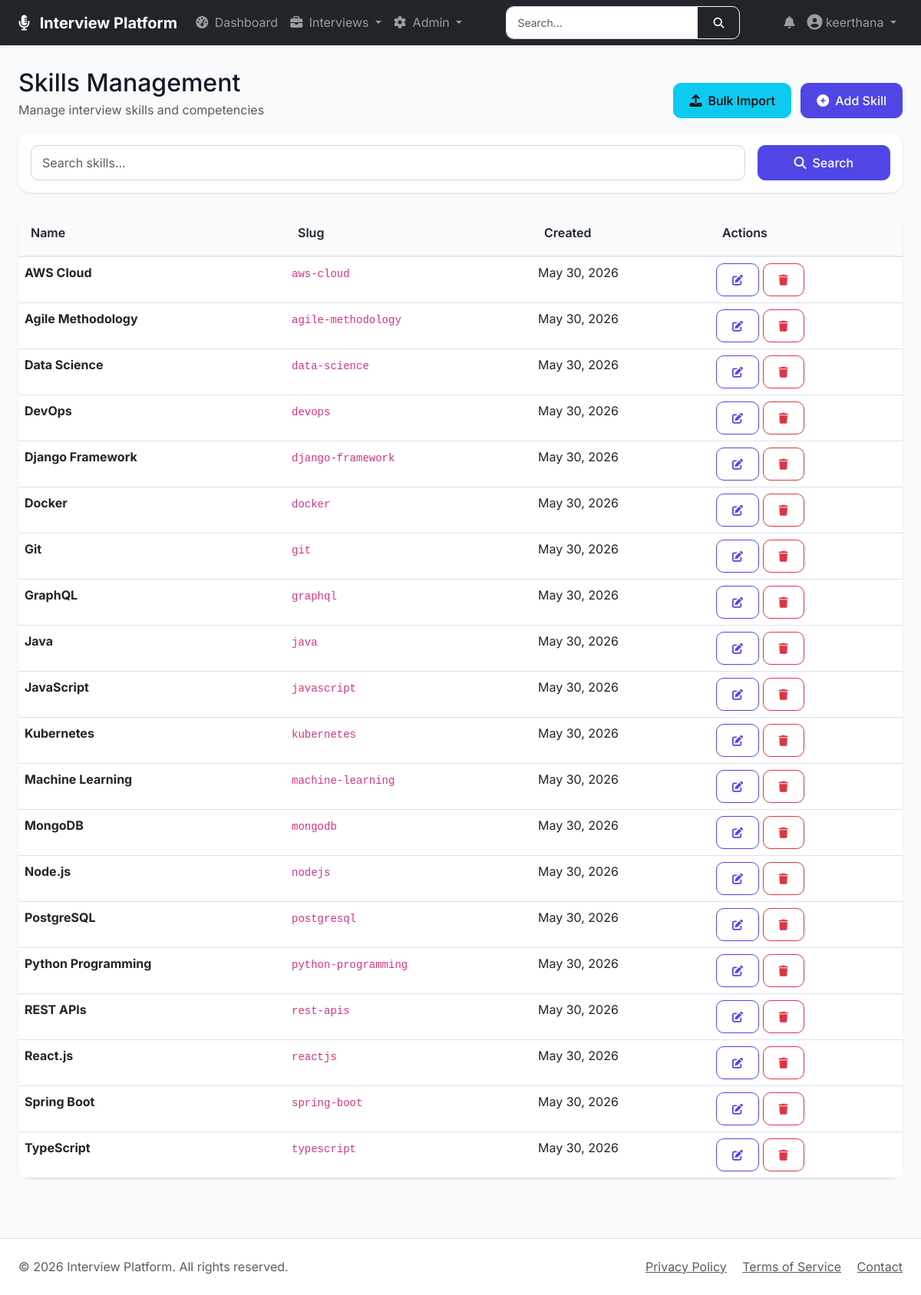
The page /skills/ (signed in) on the database its author committed.
### base/models.py (models this page shows, shortened)
class User(AbstractUser):
    email = models.EmailField(unique=True)
    full_name = models.CharField(max_length=140, blank=True)
    phone_number = models.CharField(max_length=20, blank=True)
    profile_image = models.ImageField(upload_to="users/profile_images/", blank=True, null=True)
    is_verified = models.BooleanField(default=False)

class UUIDTimeStampedModel(models.Model):
    id = models.UUIDField(primary_key=True, default=uuid.uuid4, editable=False)
    created_at = models.DateTimeField(auto_now_add=True, db_index=True)
    updated_at = models.DateTimeField(auto_now=True)
    class Meta:
        abstract = True

class Skill(UUIDTimeStampedModel):
    name = models.CharField(max_length=100, unique=True)
    slug = models.SlugField(max_length=120, unique=True)
    class Meta:
        ordering = ["name"]

### base/views.py (the view)
# urls.py: path('skills/', views.skill_list_view, name='skill_list'),
@login_required
@staff_required
def skill_list_view(request):
    skills = Skill.objects.all().order_by('name')
    search_query = request.GET.get('search', '')
    if search_query:
        skills = skills.filter(Q(name__icontains=search_query) | Q(slug__icontains=search_query))
    paginator = Paginator(skills, 20)
    page_number = request.GET.get('page')
    page_obj = paginator.get_page(page_number)
    return render(request, 'skills/list.html', {'page_obj': page_obj, 'search_query': search_query})

### base/views.py (called while the page is built)
def staff_required(view_func):
    decorated_func = user_passes_test(
        lambda u: u.is_active and u.is_staff,
        login_url='no_permission'
    )(view_func)
    return decorated_func

### base/templates/skills/list.html (shortened to what this page needs)
{% extends 'main.html' %}
{% block page_header %}
<div class="d-flex justify-content-between align-items-center">
    <div>
        <h1 class="h2 mb-1">Skills Management</h1>
        <p class="text-muted">Manage interview skills and competencies</p>
    </div>
    <div>
        <a href="{% url 'bulk_skill_import' %}" class="btn btn-info me-2">
            <i class="fas fa-upload me-2"></i>Bulk Import
        </a>
        <a href="{% url 'skill_create' %}" class="btn btn-primary">
            <i class="fas fa-plus-circle me-2"></i>Add Skill
        </a>
    </div>
</div>
{% endblock %}
{% block content %}
<div class="fade-in">
    <div class="card mb-4">
        <div class="card-body">
            <form method="GET" class="row g-3">
                <div class="col-md-10">
                    <input type="text" name="search" class="form-control" placeholder="Search skills..." value="{{ search_query }}">
                </div>
                <div class="col-md-2">
                    <button type="submit" class="btn btn-primary w-100">
                        <i class="fas fa-search me-2"></i>Search
                    </button>
                </div>
            </form>
        </div>
    </div>
    <div class="card">
        <div class="table-responsive">
            <table class="table table-hover mb-0">
                <thead>
                    <tr>
                        <th>Name</th>
                        <th>Slug</th>
                        <th>Created</th>
                        <th>Actions</th>
                    </tr>
                </thead>
                <tbody>
                    {% for skill in page_obj %}
                    <tr>
                        <td class="fw-bold">{{ skill.name }}</td>
                        <td><code>{{ skill.slug }}</code></td>
                        <td>{{ skill.created_at|date:"M d, Y" }}</td>
                        <td>
                            <a href="{% url 'skill_edit' skill.id %}" class="btn btn-sm btn-outline-primary">
                                <i class="fas fa-edit"></i>
                            </a>
                            <a href="{% url 'skill_delete' skill.id %}" class="btn btn-sm btn-outline-danger">
                                <i class="fas fa-trash"></i>
                            </a>
                        </td>
                    </tr>
                    {% endfor %}
                </tbody>
            </table>
        </div>
    </div>
</div>
{% endblock %}

### templates/nav.html (shortened to what this page needs)
{% load static %}
<nav class="navbar navbar-expand-lg navbar-dark bg-dark sticky-top shadow-sm">
    <div class="container-fluid px-4">
        <a class="navbar-brand fw-bold" href="{% url 'home' %}">
            <i class="fas fa-microphone-alt me-2"></i>
            Interview Platform
        </a>
        <div class="collapse navbar-collapse" id="navbarMain">
            <ul class="navbar-nav me-auto mb-2 mb-lg-0">
                {% if user.is_authenticated %}
                    <li class="nav-item">
                        <a class="nav-link {% if request.resolver_match.url_name == 'dashboard' %}active{% endif %}" href="{% url 'dashboard' %}">
                            <i class="fas fa-tachometer-alt me-1"></i> Dashboard
                        </a>
                    </li>
                    <li class="nav-item dropdown">
                        <a class="nav-link dropdown-toggle" href="#" role="button" data-bs-toggle="dropdown">
                            <i class="fas fa-briefcase me-1"></i> Interviews
                        </a>
                    </li>
                    {% if user.is_staff %}
                        <li class="nav-item dropdown">
                            <a class="nav-link dropdown-toggle" href="#" role="button" data-bs-toggle="dropdown">
                                <i class="fas fa-cog me-1"></i> Admin
                            </a>
                        </li>
                    {% endif %}
                {% endif %}
            </ul>
            {% if user.is_authenticated %}
                <form class="d-flex mx-3" action="{% url 'global_search' %}" method="GET">
                    <div class="input-group">
                        <input class="form-control form-control-sm" type="search" name="q" placeholder="Search..." aria-label="Search" style="width: 250px;">
                        <button class="btn btn-sm btn-outline-light" type="submit">
                            <i class="fas fa-search"></i>
                        </button>
                    </div>
                </form>
            {% endif %}
            <ul class="navbar-nav ms-auto mb-2 mb-lg-0">
                {% if user.is_authenticated %}
                    <li class="nav-item dropdown">
                        <a class="nav-link position-relative" href="#" role="button" data-bs-toggle="dropdown">
                            <i class="fas fa-bell"></i>
                        </a>
                    </li>
                    <li class="nav-item dropdown">
                        <a class="nav-link dropdown-toggle" href="#" role="button" data-bs-toggle="dropdown">
                            {% if user.userprofile.avatar %}
                                <img src="{{ user.userprofile.avatar.url }}" alt="{{ user.username }}" class="rounded-circle me-1" style="width: 30px; height: 30px; object-fit: cover;">
                            {% else %}
                                <i class="fas fa-user-circle fa-lg"></i>
                            {% endif %}
                            {{ user.username|truncatechars:15 }}
                        </a>
                    </li>
                {% endif %}
            </ul>
        </div>
    </div>
</nav>

### templates/main.html (style rules this page uses)
:root { --primary-color: #4f46e5; --primary-dark: #4338ca; --secondary-color: #06b6d4; --success-color: #10b981; --warning-color: #f59e0b; --danger-color: #ef4444; --dark-color: #1f2937; --light-color: #f3f4f6; }
* { margin: 0; padding: 0; box-sizing: border-box; }
body { font-family: 'Inter', sans-serif; background-color: #f9fafb; color: #111827; line-height: 1.6; }
.card { border: none; border-radius: 16px; box-shadow: 0 1px 3px rgba(0,0,0,0.1); transition: transform 0.2s, box-shadow 0.2s; background: white; }
.btn { border-radius: 10px; padding: 0.625rem 1.25rem; font-weight: 500; transition: all 0.2s; }
.btn-primary { background: var(--primary-color); border-color: var(--primary-color); }
.btn-outline-primary { color: var(--primary-color); border-color: var(--primary-color); }
.form-control, .form-select { border-radius: 10px; border: 1px solid #d1d5db; padding: 0.625rem 0.875rem; transition: all 0.2s; }
.table { background: white; border-radius: 12px; overflow: hidden; }
.table thead th { background: #f8fafc; border-bottom: 2px solid #e2e8f0; padding: 1rem; font-weight: 600; }
.fade-in { animation: fadeIn 0.5s ease-out; }

### rows shown on the page
User: username "keerthana"
Skill: name "AWS Cloud", slug "aws-cloud", created_at "May 30, 2026"
Skill: name "Agile Methodology", slug "agile-methodology", created_at "May 30, 2026"
Skill: name "Data Science", slug "data-science", created_at "May 30, 2026"
Skill: name "DevOps", slug "devops", created_at "May 30, 2026"
Skill: name "Django Framework", slug "django-framework", created_at "May 30, 2026"
Skill: name "Docker", slug "docker", created_at "May 30, 2026"
Skill: name "Git", slug "git", created_at "May 30, 2026"
Skill: name "GraphQL", slug "graphql", created_at "May 30, 2026"
Skill: name "Java", slug "java", created_at "May 30, 2026"
Skill: name "JavaScript", slug "javascript", created_at "May 30, 2026"
Skill: name "Kubernetes", slug "kubernetes", created_at "May 30, 2026"
Skill: name "Machine Learning", slug "machine-learning", created_at "May 30, 2026"
Skill: name "MongoDB", slug "mongodb", created_at "May 30, 2026"
Skill: name "Node.js", slug "nodejs", created_at "May 30, 2026"
Skill: name "PostgreSQL", slug "postgresql", created_at "May 30, 2026"
Skill: name "Python Programming", slug "python-programming", created_at "May 30, 2026"
Skill: name "REST APIs", slug "rest-apis", created_at "May 30, 2026"
Skill: name "React.js", slug "reactjs", created_at "May 30, 2026"
Skill: name "Spring Boot", slug "spring-boot", created_at "May 30, 2026"
Skill: name "TypeScript", slug "typescript", created_at "May 30, 2026"
